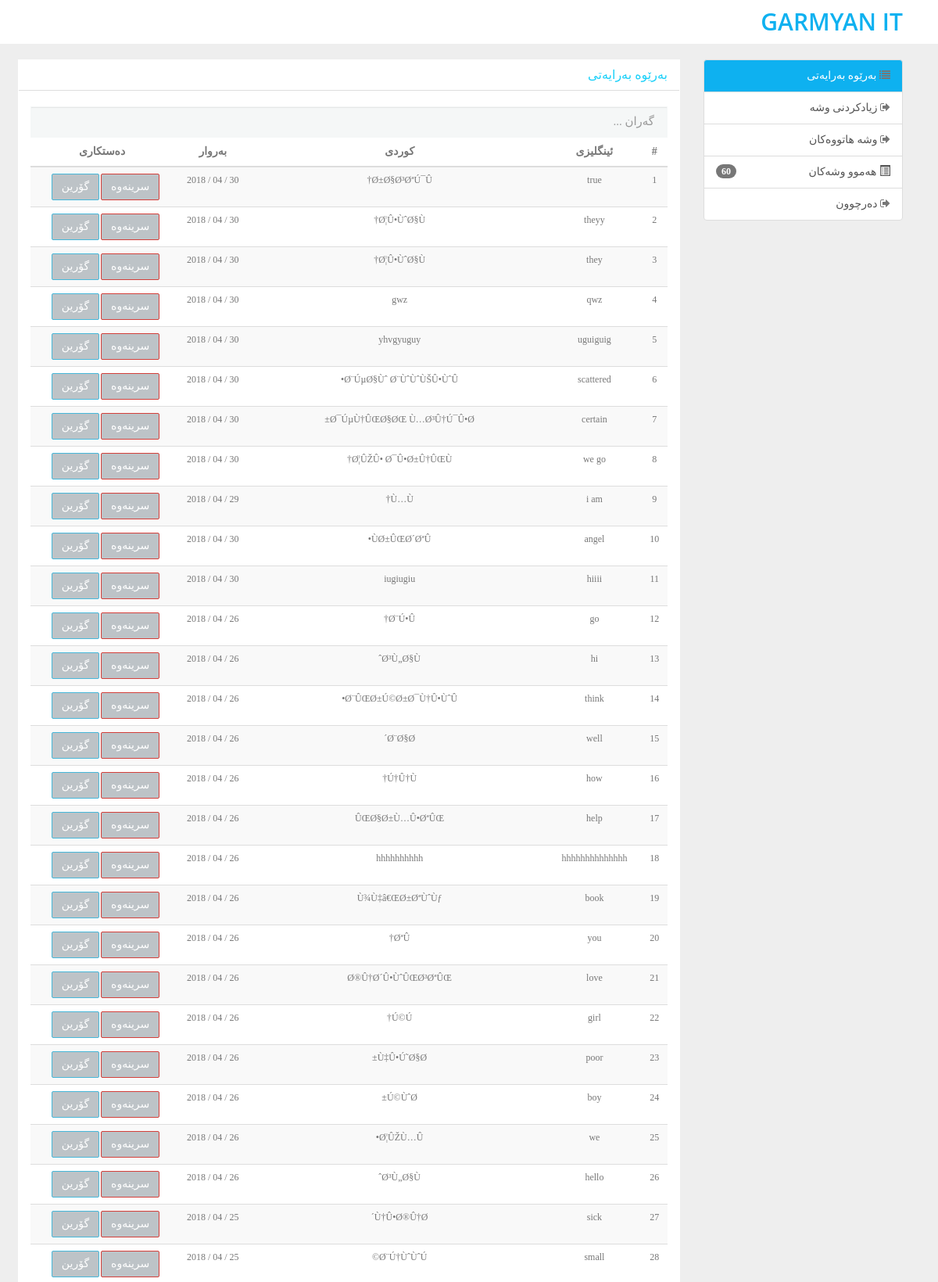
Screenshot of /admin/search.php (signed in, upper part) with the database file from the repository.
### tables this page shows
CREATE TABLE IF NOT EXISTS `dic` (
  `id` int(11) NOT NULL AUTO_INCREMENT,
  `english` varchar(100) NOT NULL,
  `kurdish` varchar(100) NOT NULL,
  `active` int(11) NOT NULL,
  `d_date` varchar(255) NOT NULL,
  PRIMARY KEY (`id`)
);

### admin/search.php (the view, shortened to what this page needs)
<?php include_once("include/header.php"); ?>
<?php include_once("include/aside.php"); ?>
  <?php
   $garan = @$_POST['garan'];
    $sql = "SELECT * FROM dic WHERE english LIKE '%$garan%' OR kurdish LIKE '%$garan%'";
    $run_sql = mysqli_query($conect, $sql);
   ?>
         <section id="main" style="margin-bottom:20px;">
           <div class="container">
             <div class="row">
               <div class="col-md-9">
                   <div class="panel panel-default">
                     <div class="panel-heading">
                       <h3 class="panel-title">بەرێوە بەرایەتی</h3>
                     </div>
                     <br>
                     <div class="col-md-12">
                       <form class="" action="search.php" method="post">
                           <input class="form-control" type="text" name="garan" placeholder="گەران ...">
                       </form>
                    </div>
                    <br>
                     <div class="panel-body">
                       <table class="table table-striped table-hover">
                         <thead>
                           <tr>
                             <th style="text-align: center;">#</th>
                             <th style="text-align: center;">ئینگلیزی</th>
                             <th style="text-align: center;">کوردی</th>
                               <th style="text-align: center;">بەروار</th>
                             <th style="text-align: center;">دەستکاری</th>
                           </tr>
                         </thead>
                         <tbody>
                           <?php
                           $num = 1;
                           while ($rowpost = mysqli_fetch_assoc($run_sql)) {
                             echo '
                             <tr>
                             <td style="color:#777;text-align:center;">'.$num.'</td>
                             <td style="color:#777;text-align:center;">'.$rowpost['english'].'</td>
                             <td style="color:#777;text-align:center;">'.$rowpost['kurdish'].'</td>
                             <td style="color:#777;text-align:center;">'.$rowpost['d_date'].'</td>
                             <td style="color:#777;text-align:center;">
                               <button class="btn btn-danger "><a href="index.php?delete=word&id='.$rowpost['id'].'">سرینەوە </a></button>
                               <button class="btn btn-info"><a href="editeword.php?id='.$rowpost['id'].'"> گۆرین </a></button>
                             </td>
                             </tr>
                             ';
                             $num++;
                           }
                            ?>
                         </tbody>
                         </table>
                     </div>
                   </div>
               </div>
             </div>
         </section>

### css/style.css (style rules this page uses)
body { font-family: "Droid Arabic Naskh","Helvetica Neue",Helvetica,Arial,sans-serif; font-size: 14px; line-height: 1.42857143; color: #333; background-color: #EEF3F6; }
.btn { margin: 0px -5px; margin-left: 4px; background: #bdc3c7; color: #fff; border-radius: 2px; }
.btn a { color: #fff; text-decoration: none; }
input[type="text"] { display: block; width: 100%; height: 39px; padding: 8px 16px; font-size: 15px; line-height: 1.42857143; color: #555555; background-color: #f5f7f7; background-image: none; border: 1px solid transparent; border-radius: 0; -webkit-box-shadow: inset 0 1px 1px rgba(0, 0, 0, 0.075); box-shadow: inset 0 1px 1px rgba(0, 0, 0, 0.075); -webkit-transition: border-color ease-in-out .15s, box-shadow ease-in-out .15s; -o-transition: border-color ease-in-out .15s, box-shadow ease-in-out .15s; transition: border-color ease-in-out }

### admin/css/min.css (style rules this page uses)
body { font-family: "Droid Arabic Kufi"; font-size:14px; background: #eee; }
.panel { margin-bottom: 0px; background-color: #ffffff; border: 1px solid transparent; border-radius: 0; -webkit-box-shadow: 0 0px 0px rgba(0, 0, 0, 0.00); box-shadow: 0 0px 0px rgba(0, 0, 0, 0.00); }
.panel-default > .panel-heading { background-color: #fff; color: #1ad0f9; border-bottom: 1px solid #ddd; font-size: 16px; }
h3 { font-size: 16px; }
.panel-body { color: #828181; font-size: 12px; }
button a { color: #fff; text-decoration: none; }
input[type="text"] { background-color: #f5f7f7; -webkit-transition: all 0.3s; border-radius: 0px; height: 40px; }
thead { font-size: 14px; color: #777; }

### rows the page displays
dic: english "true", kurdish "Ø±Ø§Ø³ØªÚ¯Û†", d_date "30 / 04 / 2018"
dic: english "theyy", kurdish "Ø¦Û•ÙˆØ§Ù†", d_date "30 / 04 / 2018"
dic: english "they", kurdish "Ø¦Û•ÙˆØ§Ù†", d_date "30 / 04 / 2018"
dic: english "qwz", kurdish "gwz", d_date "30 / 04 / 2018"
dic: english "uguiguig", kurdish "yhvgyuguy", d_date "30 / 04 / 2018"
dic: english "scattered", kurdish "Ø¨ÚµØ§Ùˆ Ø¨ÙˆÙˆÙŠÛ•ÙˆÛ•", d_date "30 / 04 / 2018"
dic: english "certain", kurdish "Ø¯ÚµÙ†ÛŒØ§ØŒ Ù…Ø³Û†Ú¯Û•Ø±", d_date "30 / 04 / 2018"
dic: english "we go", kurdish "Ø¦ÛŽÛ• Ø¯Û•Ø±Û†ÛŒÙ†", d_date "30 / 04 / 2018"
dic: english "i am", kurdish "Ù…Ù†", d_date "29 / 04 / 2018"
dic: english "angel", kurdish "ÙØ±ÛŒØ´ØªÛ•", d_date "30 / 04 / 2018"
dic: english "hiiii", kurdish "iugiugiu", d_date "30 / 04 / 2018"
dic: english "go", kurdish "Ø¨Ú•Û†", d_date "26 / 04 / 2018"
dic: english "hi", kurdish "Ø³Ù„Ø§Ùˆ", d_date "26 / 04 / 2018"
dic: english "think", kurdish "Ø¨ÛŒØ±Ú©Ø±Ø¯Ù†Û•ÙˆÛ•", d_date "26 / 04 / 2018"
dic: english "well", kurdish "Ø¨Ø§Ø´", d_date "26 / 04 / 2018"
dic: english "how", kurdish "Ú†Û†Ù†", d_date "26 / 04 / 2018"
dic: english "help", kurdish "ÛŒØ§Ø±Ù…Û•ØªÛŒ", d_date "26 / 04 / 2018"
dic: english "hhhhhhhhhhhhhh", kurdish "hhhhhhhhhh", d_date "26 / 04 / 2018"
dic: english "book", kurdish "Ù¾Ù‡â€ŒØ±ØªÙˆÙƒ", d_date "26 / 04 / 2018"
dic: english "you", kurdish "ØªÛ†", d_date "26 / 04 / 2018"
dic: english "love", kurdish "Ø®Û†Ø´Û•ÙˆÛŒØ³ØªÛŒ", d_date "26 / 04 / 2018"
dic: english "girl", kurdish "Ú©Ú†", d_date "26 / 04 / 2018"
dic: english "poor", kurdish "Ù‡Û•Ú˜Ø§Ø±", d_date "26 / 04 / 2018"
dic: english "boy", kurdish "Ú©ÙˆØ±", d_date "26 / 04 / 2018"
dic: english "we", kurdish "Ø¦ÛŽÙ…Û•", d_date "26 / 04 / 2018"
dic: english "hello", kurdish "Ø³Ù„Ø§Ùˆ", d_date "26 / 04 / 2018"
dic: english "sick", kurdish "Ù†Û•Ø®Û†Ø´", d_date "25 / 04 / 2018"
dic: english "small", kurdish "Ø¨Ú†ÙˆÙˆÚ©", d_date "25 / 04 / 2018"

### other values shown
$result['count(id)'] "60"
